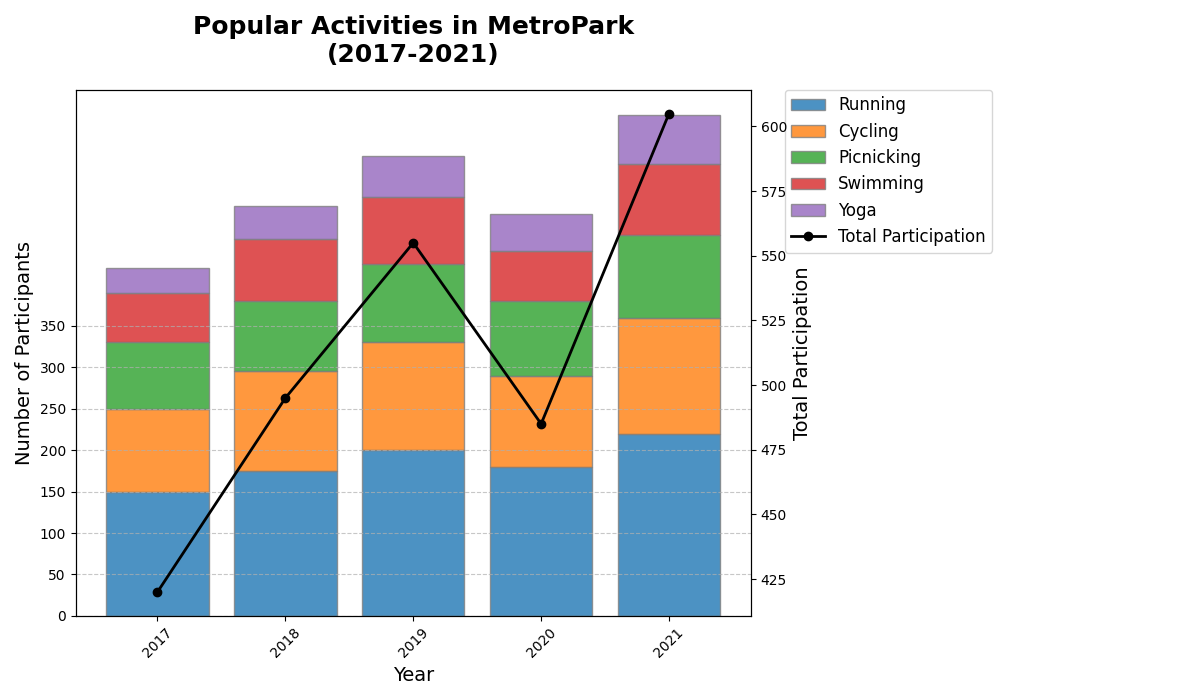

Source code (Python):
import matplotlib.pyplot as plt
import numpy as np

# Backstory: A fictional urban park with various recreational activities over the years has seen different levels of popularity. This script showcases the trends in these activities from 2017 to 2021 through a bar chart.

# Define years
years = np.array([2017, 2018, 2019, 2020, 2021])

# Activities in the park (Number of participants)
running = np.array([150, 175, 200, 180, 220])
cycling = np.array([100, 120, 130, 110, 140])
picnicking = np.array([80, 85, 95, 90, 100])
swimming = np.array([60, 75, 80, 60, 85])
yoga = np.array([30, 40, 50, 45, 60])

# Calculate total participation per year
total_participation = running + cycling + picnicking + swimming + yoga

# Create figure and axis
fig, ax1 = plt.subplots(figsize=(12, 7))

# Plot stacked bar chart
activity_labels = ['Running', 'Cycling', 'Picnicking', 'Swimming', 'Yoga']
activities = [running, cycling, picnicking, swimming, yoga]
colors = ['#1f77b4', '#ff7f0e', '#2ca02c', '#d62728', '#9467bd']

bottom = np.zeros(len(years))

for i, (activity, color) in enumerate(zip(activities, colors)):
    bars = ax1.bar(years, activity, bottom=bottom, label=activity_labels[i], color=color, alpha=0.8, edgecolor='grey')
    bottom += activity

# Create a secondary axis for total participation line plot
ax2 = ax1.twinx()
ax2.plot(years, total_participation, color='black', marker='o', linestyle='-', linewidth=2, label='Total Participation')

# Title and labels
ax1.set_title("Popular Activities in MetroPark\n(2017-2021)", fontsize=18, weight='bold', pad=20)
ax1.set_xlabel('Year', fontsize=14)
ax1.set_ylabel('Number of Participants', fontsize=14)
ax2.set_ylabel('Total Participation', fontsize=14, color='black')

# Customize ticks
ax1.set_xticks(years)
ax1.set_xticklabels(years, rotation=45)
ax1.set_yticks(np.arange(0, 351, 50))

# Add legend
lines_labels = [ax.get_legend_handles_labels() for ax in [ax1, ax2]]
lines, labels = [sum(lol, []) for lol in zip(*lines_labels)]
ax1.legend(lines, labels, loc='upper left', fontsize=12, bbox_to_anchor=(1.05, 1), borderaxespad=0.)

# Adding grid for clarity
ax1.grid(axis='y', linestyle='--', alpha=0.7)

# Tight layout to prevent overlay clashing
plt.tight_layout(rect=[0, 0, 0.85, 1])

# Show plot
plt.show()
